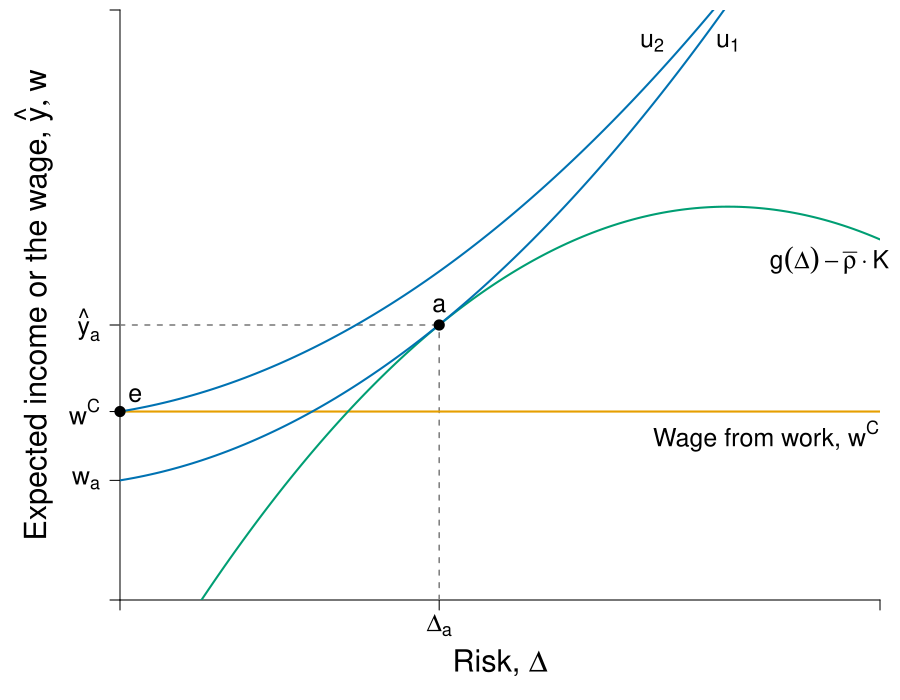

Recreate this plot in R.
require(shape)
pdf(file = "capitalism/risk_comparison_initial.pdf", width = 9, height = 7)

#Set parameters for graphics
axislabelsize <- 1.8
labelsize <- 1.5
namesize <- 1.8
annotatesize <- 1.5
graphlinewidth <- 2
segmentlinewidth <- 1.5
a <- c(2, 4, 6)


COL <- c("#7fc97f", "#beaed4", "#fdc086", "#ffff99", "#386cb0", "#f0027f", "#bf5b17", "#666666")
COLA <- c("#e0f3db", "#99d8c9","#66c2a4","#41ae76", "#238b45", "#005824")
COLB <- c("#c6dbef", "#4eb3d3", "#2b8cbe", "#0868ac","#084081")
COLC <- c("#fcfbfd", "#efedf5", "#dadaeb", "#bcbddc", "#9e9ac8", "#807dba", "#6a51a3", "#54278f", "#3f007d")
grays <- gray.colors(25, start = 1, end = 0, alpha = 1)
CBCols <- c("#009E73","#0072B2","#E69F00","#CC79A7", "#F0E442")


par(mar =  c(5, 6, 0.5, 1))
xlims <- c(0, 15)
ylims <- c(0, 18)

riskreturn <- function(g, int1 = 14, int2 = 4, coeff = 1/3){
  int1 - (int2 - (coeff)*g)^2
}

uA <- function(omega, g, slope = 0.5){
  omega + omega*g  - slope*g^2
}

indiffA <- function(g, intercept = 3, slope1 = 0.25, slope2 = 0.12){
  intercept  + slope1*g + slope2*g^2
}

indiffA2 <- function(g, intercept = 3, slope1 = 0.25, slope2 = 0.05){
  intercept  + slope1*g + slope2*g^2
}

#Plot command 
plot(0, 0, xlim = xlims, ylim = ylims, 
     type = "n",
     xlab = expression(paste("")),
     ylab = expression(paste("")), 
     axes = FALSE,
     # xlab = expression(paste("Bob's Payoff, ", u^B)),
     # ylab = expression(paste("Alfredo's Payoff, ", u^A)),
     #xaxt = "n", 
     #yaxt = "n", 
     cex.lab = axislabelsize, 
     bty = "n", 
     xaxs = "i", 
     yaxs = "i"
)


#Customize ticks and labels for the plot
ticksx <- c(0, 6.3, xlims[2])
xlabels <- c(NA, expression(paste(Delta[a])), NA)
ticksy <- c(0, 3.65, 5.75, riskreturn(int1 = 12, 6.3), ylims[2])
ylabels <- c(NA, expression(paste(w[a])), expression(paste(w^C)),  expression(paste(hat(y)[a])), NA)

axis(1, at = ticksx, pos = 0, labels = xlabels, cex.axis = labelsize)
axis(2, at = ticksy, pos = 0, labels = ylabels, las = 1, cex.axis = labelsize)

#Axis labels and draw linear utility function
mtext(expression(paste("Risk, ", Delta)), side = 1, line = 3, cex = axislabelsize)
text(-1.7, 0.5*ylims[2], expression(paste("Expected income or the wage, ", list(hat(y), w))), xpd = TRUE, cex = axislabelsize, srt = 90) 


npts <- 500 
xx1 <- seq(xlims[1], xlims[2], length.out = npts)

#Add points a, b, c and d
segments(6.3, 0, 6.3, riskreturn(g = 6.3, int1 = 12), lty = 2, col = grays[20], lwd = segmentlinewidth)
segments(0, riskreturn(g = 6.3, int1 = 12), 6.3, riskreturn(g = 6.3, int1 = 12), lty = 2, col = grays[20], lwd = segmentlinewidth)

#text(5.6 + 0.25, riskreturn(g = 5.6) - 0.3, expression(A), cex = labelsize)
# 


# segments(7.25, 0, 7.25, riskreturn(g = 7.25, int1 = 15) , lty = 2, col = grays[20], lwd = segmentlinewidth)
# segments(0, riskreturn(g = 7.25, int1 = 15) , 7.25, riskreturn(g = 7.25, int1 = 15) , lty = 2, col = grays[20], lwd = segmentlinewidth)
#text(7 + 0.25, riskreturn(g = 7.5, int1 = 15) - 1, expression(B), cex = labelsize)

#Segment for next best wage offer
# segments(0, 5.75, xlims[2], 5.75, lty = 2, col = "gray", lwd = segmentlinewidth)
# 
# 
# points(12, riskreturn(int1 = 15, g = 12), pch = 16, col = "black", cex = 1.5)
# 
# points(12, riskreturn(int1 = 5.7, g = 12), pch = 16, col = "black", cex = 1.5)

#Segment for next best wage offer
segments(0, 5.75, xlims[2], 5.75, lty = 1, col = CBCols[3], lwd = graphlinewidth)

text(12.75, 5, expression(paste("Wage from work, ", w^C)), cex = labelsize)

lines(xx1, riskreturn(xx1, int1 = 12), col = CBCols[1], lwd = graphlinewidth, lty = 1)
#lines(xx1, riskreturn(xx1, int1 = 15), col = CBCols[1], lwd = graphlinewidth, lty = 1)
#lines(xx1, indiffA(xx1, intercept = 4.4), col = COLB[3], lwd = graphlinewidth, lty = 1)
#lines(xx1, indiffA(xx1, intercept = 8), col = COLB[3], lwd = graphlinewidth, lty = 1)
lines(xx1, indiffA2(xx1, intercept = 3.65, slope2 = 0.08), col = CBCols[2], lwd = graphlinewidth, lty = 1)
#lines(xx1, indiffA2(xx1, intercept = 7.8, slope2 = 0.055), col = CBCols[2], lwd = graphlinewidth, lty = 1)
lines(xx1, indiffA2(xx1, intercept = 5.75, slope2 = 0.068), col = CBCols[2], lwd = graphlinewidth, lty = 1)

# points
# points(7.25, riskreturn(g = 7.25, int1 = 15) , pch = 16, col = "black", cex = 1.5)
points(6.3, riskreturn(g = 6.3, int1 = 12), pch = 16, col = "black", cex = 1.5)
points(0, 5.75, pch = 16, col = "black", cex = 1.5, xpd = TRUE)


#Label risk return schedule
#text(14, riskreturn(g = 14), expression(paste(g(Delta) - rho%.%K) ), cex = labelsize, xpd = TRUE)

text(14, riskreturn(int1 = 12, g = 14)-1.2, expression(paste(g(Delta) - bar(rho)%.%K) ), cex = labelsize, xpd = TRUE)

#Arrows(12.5, riskreturn(int1 = 15, g = 12) - 0.6, 12.5, riskreturn(int1 = 12, g = 12) + 0.5, col = "black", lty = 1, lwd = 2, arr.type = "triangle", arr.lwd = 0.5, code = 3)
#text(11.1, 13.5, expression(paste(bar(rho)%.%K - rho%.%K)), cex = labelsize, xpd = TRUE)
# text(13.5, 9.7, expression(paste(m)), cex = labelsize)

#Label value functions
text(6.3, riskreturn(int1 = 12, 6.3) + 0.6, expression(a), cex = labelsize)
#text(7.25, riskreturn(int1 = 15, 7.25) + 0.8, expression(a^1), cex = labelsize)
text(12, 17, expression(u[1]), cex = labelsize)
text(10.5, 17, expression(u[2]), cex = labelsize)

text(0.3, 5.75 + 0.5, expression(e), cex = labelsize)


dev.off()
